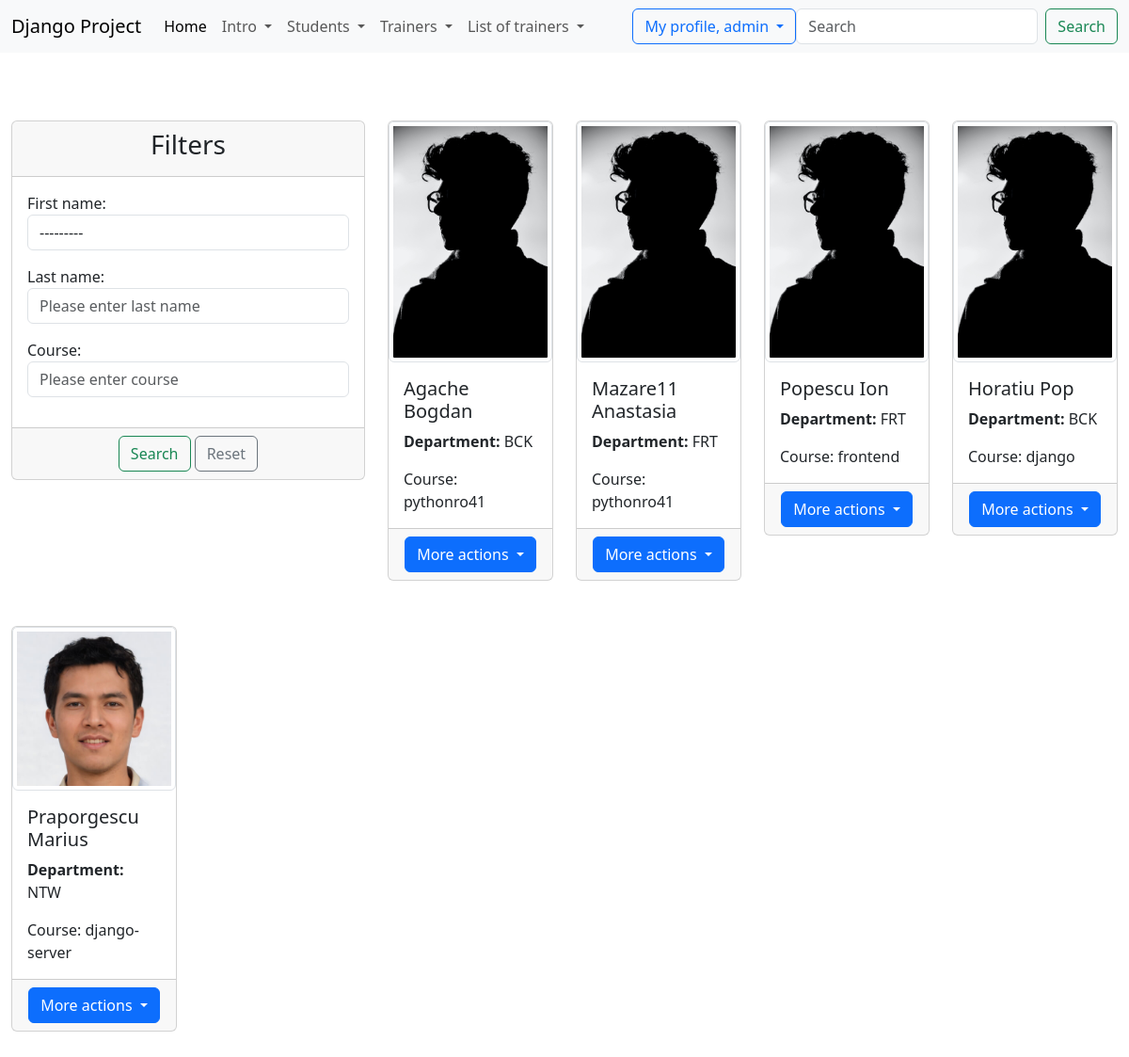
The page /list_of_trainers/ (signed in) on the database its author committed.
### trainer/models.py (models this page shows)
class Trainer(models.Model):
    dep_options = [('bck', 'Backend'), ('frt', 'Frontend'), ('ntw', 'Network')]
    first_name = models.CharField(max_length=20)
    last_name = models.CharField(max_length=20)
    course = models.CharField(max_length=40)
    email = models.EmailField(max_length=50)
    department = models.CharField(choices=dep_options, max_length=6)
    active = models.BooleanField(default=True)
    profile = models.ImageField(upload_to='profiles/', null=True, blank=True)
    file = models.FileField(upload_to='files/', null=True, blank=True)
    created_at = models.DateTimeField(auto_now_add=True)  # auto-now_add salveaza data si ora de creere
    updated_at = models.DateTimeField(auto_now=True)  # auto_now salveaza data ora cand se modifica intrarea
    def __str__(self):
        return f"{self.first_name} {self.last_name}"

### trainer/views.py (the view)
# urls.py: path('list_of_trainers/', views.TrainerListView.as_view(), name='list-of-trainers'),
class TrainerListView(LoginRequiredMixin, PermissionRequiredMixin, ListView):
    template_name = 'trainer/list_of_trainers.html'
    model = Trainer
    context_object_name = 'all_trainers'
    permission_required = 'trainer.view_list_of_trainers'
    def get_queryset(self):
        return Trainer.objects.filter(active=True)
    def get_context_data(self, **kwargs):
        data1 = super().get_context_data(**kwargs)
        students = Trainer.objects.all()
        data1['get_all_trainers'] = students
        trainers = Trainer.objects.filter(active=True)
        my_filter = TrainerFilters(self.request.GET, queryset=trainers)
        trainers = my_filter.qs
        data1['all_trainers'] = trainers
        data1['form_filters'] = my_filter.form
        return data1

### djangoProject/context_processors.py (called while the page is built)
def get_all_trainers(request):
    return {
        'trainers': Trainer.objects.all()
    }

def get_all_students(request):
    return {
        'students': Student.objects.all()
    }

### templates/trainer/list_of_trainers.html (shortened to what this page needs)
{% extends 'base.html' %}
{% load static %}
{% block content %}
    <div class="container-fluid">
        <br><br>
        <div class="row gy-5">
            <div class="col-md-4">
                <div class="card">
                    <div class="card-header">
                        <h3 class="text-center"> Filters</h3>
                    </div>
                    <form method="get">
                        <div class="card-body">
                            {{ form_filters.as_p }}
                        </div>
                        <div class="card-footer text-center">
                            <button type="submit" class="btn btn-outline-success">Search</button>
                            <a href="{% url 'list-of-trainers' %}" class="btn btn-outline-secondary">Reset</a>
                        </div>
                    </form>
                </div>
            </div>
            {% if all_trainers %}
                {% for trainer in all_trainers %}
                    <div class="col-md-2">
                        <div class="card">
                            {% if trainer.profile %}
                                <img src="{{ trainer.profile.url }}" class="card-img-top img-thumbnail"
                                     alt="Imagine Profil">
                            {% else %}
                                <img src="{% static 'images/profile_pic.jpg' %}"
                                     class="card-img-top img-thumbnail" alt="Imagine Profil">
                            {% endif %}
                            <div class="card-body">
                                <h5 class="card-title">{{ trainer.first_name|title }} {{ trainer.last_name|title }}</h5>
                                <p class="card-text"><strong>Department:</strong> {{ trainer.department|upper }}</p>
                                <p class="card-text">Course: {{ trainer.course|lower }}</p>
                            </div>
                            <div class="card-footer text-center">
                                {% if perms.trainer.view_trainer or perms.trainer.change_trainer or perms.trainer.delete_trainer %}
                                    <div class="dropdown">
                                        <button class="btn btn-primary dropdown-toggle align-center" type="button"
                                                data-bs-toggle="dropdown" aria-expanded="false">
                                            More actions
                                        </button>
                                    </div>
                                {% else %}
                                    <a>No action</a>
                                {% endif %}
                            </div>
                        </div>
                    </div>
                {% endfor %}
            {% else %}
                <h3 class="text-center"> Nu avem Traineri care sa indeplineasca criteriile de cautare introduse</h3>
            {% endif %}
        </div>
        <br><br><br>
    </div>
{% endblock %}

### templates/base.html (shortened to what this page needs)
{% load static %}
<!DOCTYPE html>
<html class="h-full bg-white" lang=en">
    <head>
        <link href="https://cdn.jsdelivr.net/npm/bootstrap@5.3.0-alpha3/dist/css/bootstrap.min.css" rel="stylesheet"
>
        <link rel="stylesheet" href="{% static 'css/my_style.css' %}">
        <link rel="stylesheet" href="https://rsms.me/inter/inter.css">
    </head>
    <body class="h-full">
        {% include 'navbar.html' %}
        <br/>
        {% block content %}
        {% endblock %}
    </body>
</html>

### templates/navbar.html (shortened to what this page needs)
<nav class="navbar navbar-expand-lg bg-body-tertiary">
    <div class="container-fluid">
        <a class="navbar-brand">Django Project</a>
        <div class="collapse navbar-collapse" id="navbarSupportedContent">
            <ul class="navbar-nav me-auto mb-2 mb-lg-0">
                <li class="nav-item">
                    <a class="nav-link active" aria-current="page" href="{% url 'homepage' %}">Home</a>
                </li>
                {% if user.is_authenticated %}
                    <li class="nav-item dropdown">
                        <a class="nav-link dropdown-toggle" role="button" data-bs-toggle="dropdown"
                           aria-expanded="false">
                            Intro
                        </a>
                    </li>
                    {% if perms.sudent.add_student or perms.student.view_student_list %}
                        <li class="nav-item dropdown">
                            <a class="nav-link dropdown-toggle" role="button" data-bs-toggle="dropdown"
                               aria-expanded="false">
                                Students
                            </a>
                        </li>
                    {% endif %}
                    {% if perms.trainer.add_trainer or perms.trainer.view_list_of_trainers %}
                        <li class="nav-item dropdown">
                            <a class="nav-link dropdown-toggle" role="button" data-bs-toggle="dropdown"
                               aria-expanded="false">
                                Trainers
                            </a>
                        </li>
                    {% endif %}
                         <li class="nav-item dropdown">
                    <a class="nav-link dropdown-toggle" href="#" role="button" data-bs-toggle="dropdown"
                       aria-expanded="false">
                        List of trainers
                    </a>
                </li>
                {% endif %}
            </ul>
            {% if user.is_authenticated %}
                <div class="dropdown">
                    <button class="btn btn-outline-primary dropdown-toggle" type="button" data-bs-toggle="dropdown"
                            aria-expanded="false">
                        My profile, {{ user.username }}
                    </button>
                </div>
                <form class="d-flex" role="search">
                    <input class="form-control me-2" type="search" placeholder="Search" aria-label="Search">
                    <button class="btn btn-outline-success" type="submit">Search</button>
                </form>
                </div>
                </div>
            {% else %}
                <div>
                    <a href="{% url 'login' %}" class="btn btn-outline-success">Login</a>
                    <a href="{% url 'create-user' %}" class="btn btn-outline-success">Sign up</a>
                </div>
            {% endif %}
</nav>

### rows shown on the page
Trainer: first_name "Agache", last_name "Bogdan", department "BCK", course "pythonro41"
Trainer: first_name "Mazare11", last_name "Anastasia", department "FRT", course "pythonro41"
Trainer: first_name "Popescu", last_name "Ion", department "FRT", course "frontend"
Trainer: first_name "Horatiu", last_name "Pop", department "BCK", course "django"
Trainer: profile (picture), first_name "Praporgescu", last_name "Marius", department "NTW", course "django-server"

### other values the page prints
{{ user.username }} "admin"
